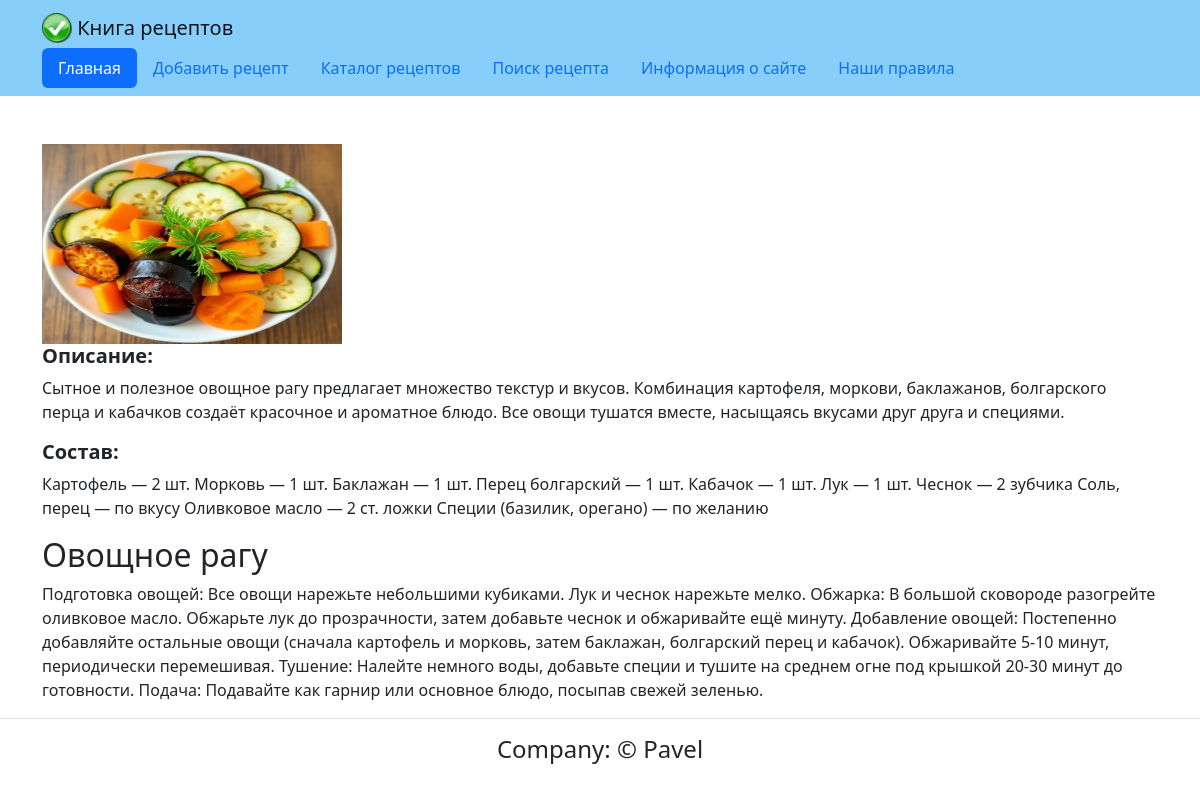
Screenshot of /detail/3/ with the database file from the repository.
### recipe/models.py (models this page shows, shortened)
class Recipe(models.Model):
    name = models.CharField(max_length=100, verbose_name='Наименование блюда')
    describe = models.TextField(verbose_name='Описание')
    ingredients = models.TextField(verbose_name='Состав')
    steps = models.TextField(verbose_name='Способ приготовления')
    image = models.ImageField('foto', upload_to='recipe_img', blank=True)
    image1 = models.URLField('Дополнительное изображение', blank=True)
    class Meta:
        verbose_name = 'Рецепт'
        verbose_name_plural = 'Рецепты'

### recipe/views.py (the view)
# urls.py: path('detail/<int:pk>/', detail, name='detail'),
def detail(request, pk):
    temp = 'recipe/detail.html'
    object = Recipe.objects.get(id=pk)
    context = {'data': object}
    return render(request, temp, context)

### templates/recipe/detail.html
{% extends "base.html" %}
    {% block content %}
    {% if data.image %}
        <img src="{{data.image.url}}" width="300" height="200" class="d-inline-block align-top" alt="">
    {% endif%}
    <h5><b>Описание:</b></h5><p>{{ data.describe}}</p>
    <h5><b>Состав:</b></h5><p>{{ data.ingredients }}</p>
  <h2>{{data.name}}</h2>
  <p>{{data.steps}}</p>
  {% endblock %}

### rows the page displays
Recipe: image (picture), describe "Сытное и полезное овощное рагу предлагает множество текстур и вкусов. Комбинация картофеля, моркови, баклажанов, болгарского перца и кабачков создаёт красочное и ароматное блюдо. Все овощи тушатся вместе, насыщаясь вкусами друг друга и специями.", ingredients "Картофель — 2 шт. Морковь — 1 шт. Баклажан — 1 шт. Перец болгарский — 1 шт. Кабачок — 1 шт. Лук — 1 шт. Чеснок — 2 зубчика Соль, перец — по вкусу Оливковое масло — 2 ст. ложки Специи (базилик, орегано) — по желанию", name "Овощное рагу", steps "Подготовка овощей: Все овощи нарежьте небольшими кубиками. Лук и чеснок нарежьте мелко. Обжарка: В большой сковороде разогрейте оливковое масло. Обжарьте лук до прозрачности, затем добавьте чеснок и обжаривайте ещё минуту. Добавление овощей: Постепенно добавляйте остальные овощи (сначала картофель и морковь, затем баклажан, болгарский перец и кабачок). Обжаривайте 5-10 минут, периодически перемешивая. Тушение: Налейте немного воды, добавьте специи и тушите на среднем огне под крышкой 20-30 минут до готовности. Подача: Подавайте как гарнир или основное блюдо, посыпав свежей зеленью."
